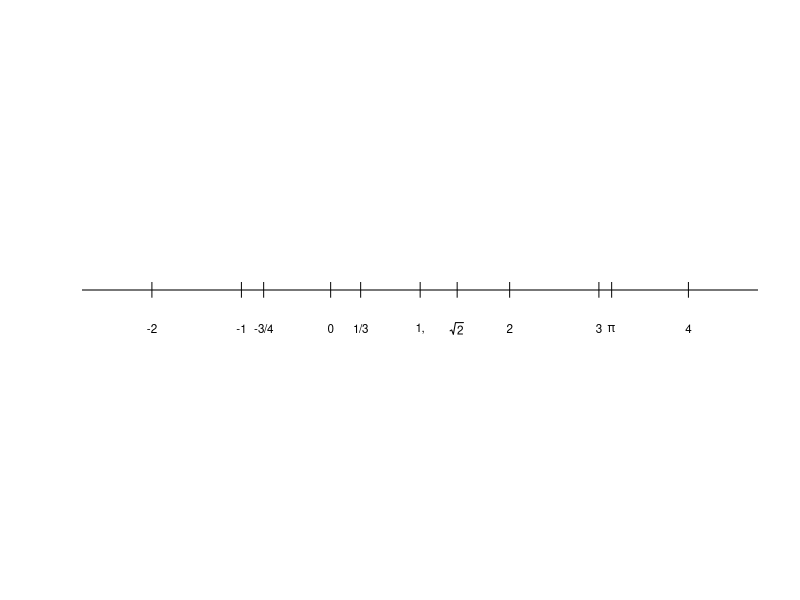

Here is the R script that generated this plot:
## ---- chunk 1
points <- c(-2, -1, -3/4, 0, 1/3, 1, sqrt(2), 2, 3, pi, 4)
labels <- c("-2", "-1", "-3/4", "0", "1/3", "1,", expression(sqrt(2)), "2", "3",
            expression(pi), "4")

plot(points, rep(0, length(points)), type = "n",
     xlim = c(-2.5, 4.5), ylim = c(-1, 1),
     axes = FALSE, xlab = "", ylab = "")

abline(h=0)
points(points, rep(0, length(points)), pch = "|")
text(points, rep(-0.2, length(points)), labels = labels, cex = 0.7)
